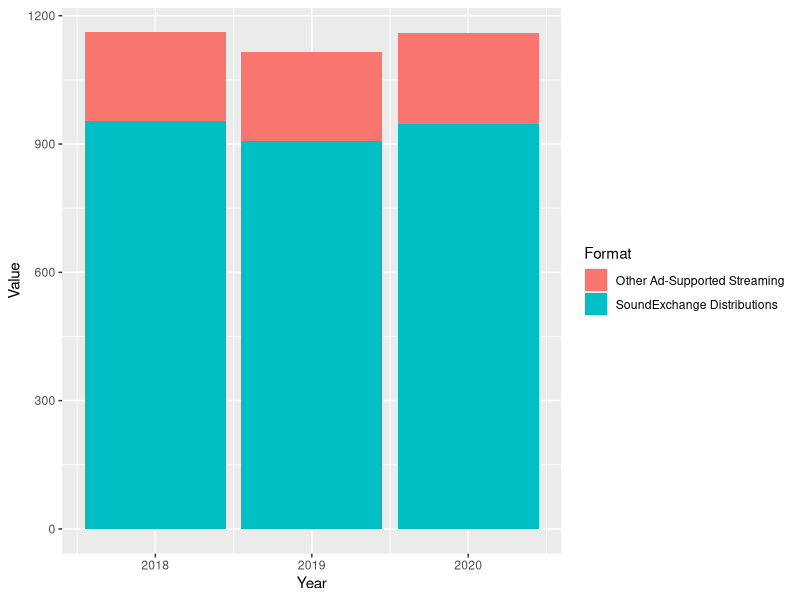

Here is the R script that generated this plot:
## ---- chunk 1
knitr::opts_chunk$set(echo = TRUE)
## ---- chunk 2
library(tidyverse)
library(magrittr)
## ---- chunk 3
maindf <- read.csv("Revenue_Chart_Full_Data_data.csv")
df <- read.csv("Revenue_Chart_Full_Data_data.csv")
## ---- chunk 4
df %<>% select("Year..copy.","Format","Value..Actual.")
## ---- chunk 5
df %<>%  rename(Year= "Year..copy.", Value = "Value..Actual.")
## ---- chunk 6
dfYear <- filter(df, Year > 2017 )
## ---- chunk 7
dfYear %<>% arrange(Year)
## ---- chunk 8
dfYear2018  <- filter(dfYear, Year==2018)
## ---- chunk 9
sumdfYear2018 <- sum(dfYear2018$Value) 
dfYear2018
## ---- chunk 10
dfYear2019  <- filter(dfYear, Year==2019)
## ---- chunk 11
sumdfYear2019 <- sum(dfYear2019$Value)
dfYear2019
## ---- chunk 12
dfYear2020  <- filter(dfYear, Year==2020)
## ---- chunk 13
sumdfYear2020 <- sum(dfYear2020$Value) 
dfYear2020
## ---- chunk 14
sumdfYear2018
sumdfYear2019
sumdfYear2020
## ---- chunk 15
streaming <- c("Paid Subscription",
"On-Demand Streaming (Ad-Supported)", "Other Ad-Supported Streaming", "SoundExchange Distributions",
"Limited Tier Paid Subscription")
dfYear2020streaming <- filter(dfYear2020, Format %in% streaming)
dfYear2020streaming
## ---- chunk 16
sumdfYear2020streaming <- sum(dfYear2020streaming$Value)
sumdfYear2020streaming
## ---- chunk 17
synchronization <- c("Synchronization")
physical <- c("CD","LP/EP")
digitalDownloads <- c("Download Album", "Download Single")
## ---- chunk 18
dfYear2020synchronization <- filter(dfYear2020, Format %in% synchronization)
dfYear2020physical <- filter(dfYear2020, Format %in% physical)
dfYear2020digitalDownloads <- filter(dfYear2020, Format %in% digitalDownloads)
## ---- chunk 19
sumdfYear2020synchronization <- sum(dfYear2020synchronization$Value)
sumdfYear2020physical <- sum(dfYear2020physical$Value)
sumdfYear2020digitalDownloads <- sum(dfYear2020digitalDownloads$Value)
sumdfYear2020synchronization
sumdfYear2020physical
sumdfYear2020digitalDownloads
## ---- chunk 20
sumdfYear2020other=sumdfYear2020-(sumdfYear2020streaming+sumdfYear2020synchronization+sumdfYear2020physical+sumdfYear2020digitalDownloads)
sumdfYear2020other
## ---- chunk 21
 round((sumdfYear2020streaming/sumdfYear2020)*100, 2)
## ---- chunk 22
round((sumdfYear2020synchronization/sumdfYear2020)*100, 2)
## ---- chunk 23
round((sumdfYear2020physical/sumdfYear2020)*100, 2)
## ---- chunk 24
round((sumdfYear2020digitalDownloads/sumdfYear2020)*100, 2)
## ---- chunk 25
SoundExchangeDistributions <-c("SoundExchange Distributions")
OtherAdSupportedStreaming <-c("Other Ad-Supported Streaming")
dfSoundExchangeDistributions <- filter(dfYear, Format %in% SoundExchangeDistributions)
dfOtherAdSupportedStreaming <- filter(dfYear, Format %in% OtherAdSupportedStreaming)
## ---- chunk 26
graphData<-rbind(dfSoundExchangeDistributions,dfOtherAdSupportedStreaming)
## ---- chunk 27
ggplot(graphData, aes(fill=Format, y=Value, x=Year)) + 
    geom_bar(position="stack", stat="identity")
